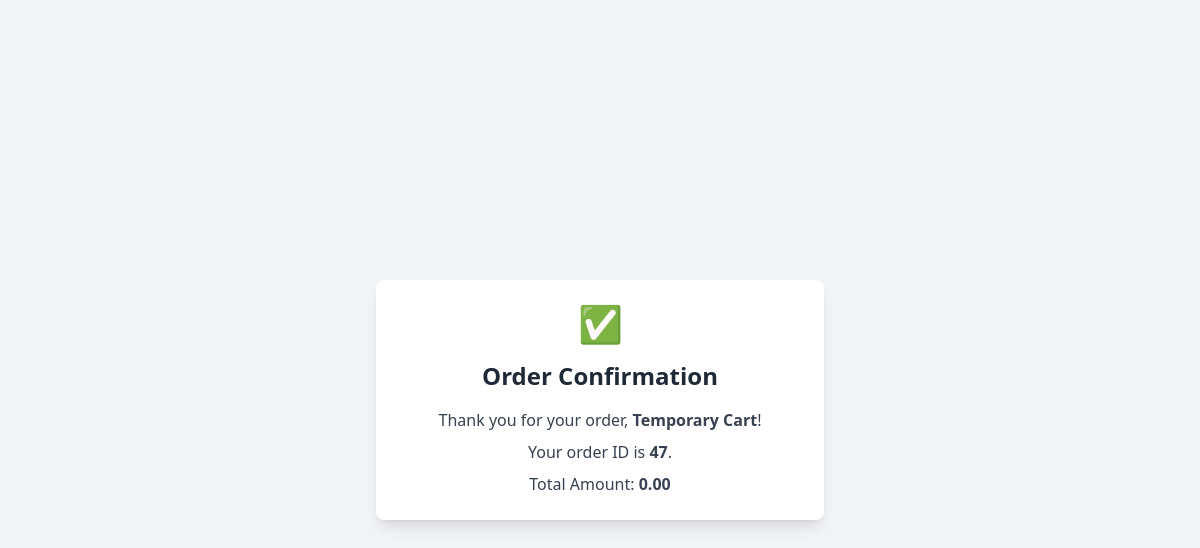
Screenshot of /order_confirmation/47/ with the database file from the repository.
### core/models.py (models this page shows, shortened)
class Order(models.Model):
    STATE_CHOICES = [
        ('cart', 'Cart'),
        ('order', 'Order'),
    ]
    fullname = models.CharField(max_length=3000)
    address = models.TextField()
    city = models.CharField(max_length=300, null=True, blank=True)
    phone_number = models.CharField(max_length=30)
    date_ordered = models.DateTimeField(auto_now_add=True)
    complete = models.BooleanField(default=False)
    state = models.CharField(max_length=10, choices=STATE_CHOICES, default='cart')
    total_amount = models.DecimalField(max_digits=10, decimal_places=2, default=0)

### core/views.py (the view)
# urls.py: path('order_confirmation/<int:order_id>/', views.order_confirmation, name='order_confirmation'),
def order_confirmation(request, order_id):
    order = get_object_or_404(Order, id=order_id)
    return render(request, 'core/order_confirmation.html', {'order': order})

### templates/core/order_confirmation.html (shortened to what this page needs)
{% load static %}
<!DOCTYPE html>
<html lang="en">
<head>
    <link href="{% static 'css/styles.min.css' %}?v=1.2" rel="stylesheet">
</head>
<body>
    <div class="bg-gray-100 flex items-center justify-center min-h-screen">
        <div class="bg-white shadow-lg rounded-lg p-6 max-w-md w-full text-center">
            <div class="flex items-center justify-center mb-4">
                <span class="text-4xl text-green-500">✅</span>
            </div>
            <h1 class="text-2xl font-bold text-gray-800 mb-4">Order Confirmation</h1>
            <p class="text-gray-700 mb-2">Thank you for your order, <span class="font-semibold">{{ order.fullname }}</span>!</p>
            <p class="text-gray-700 mb-2">Your order ID is <span class="font-semibold">{{ order.id }}</span>.</p>
            <p class="text-gray-700">Total Amount: <span class="font-semibold">{{ order.total_amount }}</span></p>
        </div>
    </div>
</body>
</html>

### rows the page displays
Order: fullname "Temporary Cart", id "47", total_amount "0.00"
